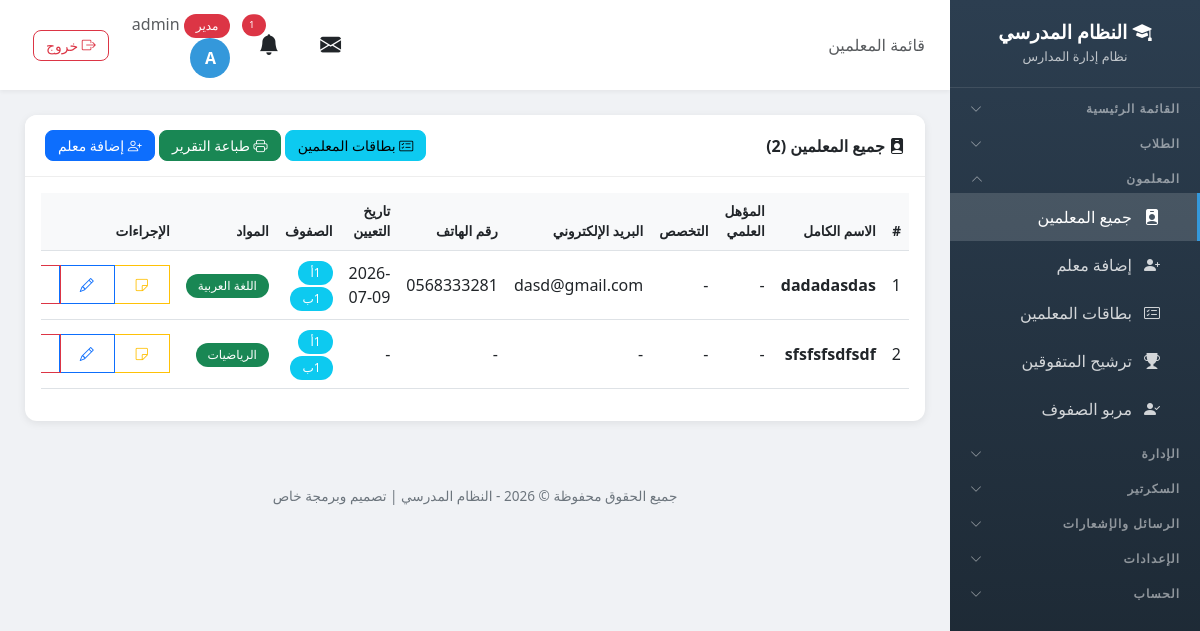
Before: /teachers/ (signed in) with the older database file.
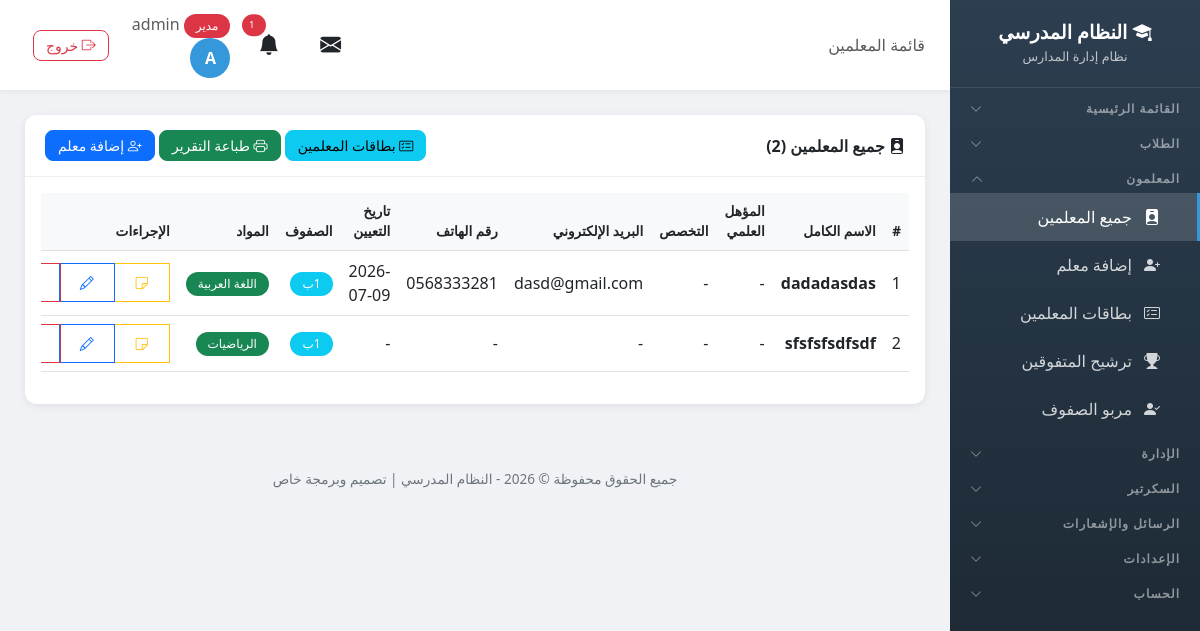
After: the same page with the newer database file.
### school/models.py (models this page shows, shortened)
class Teacher(models.Model):
    user = models.OneToOneField(User, on_delete=models.CASCADE, related_name='teacher_profile')
    full_name = models.CharField('الاسم الكامل', max_length=200)
    email = models.EmailField('البريد الإلكتروني', blank=True)
    phone = models.CharField('رقم الهاتف', max_length=20, blank=True)
    id_number = models.CharField('رقم الهوية', max_length=50, blank=True, help_text='رقم هوية المعلم الوطني')
    hire_date = models.DateField('تاريخ التعيين', null=True, blank=True)
    birth_date = models.DateField('تاريخ الميلاد', null=True, blank=True)
    qualification = models.CharField('المؤهل العلمي', max_length=200, blank=True, help_text='مثال: بكالوريوس، ماجستير، دكتوراه')
    specialization = models.CharField('التخصص', max_length=200, blank=True, help_text='مثال: رياضيات، فيزياء، لغة عربية')
    classes = models.ManyToManyField(Class, verbose_name='الصفوف', blank=True, related_name='teachers')
    subjects = models.ManyToManyField(Subject, verbose_name='المواد', blank=True, related_name='teachers')
    created_at = models.DateTimeField('تاريخ الإضافة', auto_now_add=True)
    class Meta:
        verbose_name = 'معلم'
        verbose_name_plural = 'المعلمون'

class Class(models.Model):
    name = models.CharField('اسم الصف', max_length=100, unique=True)
    guardian = models.OneToOneField('Teacher', on_delete=models.SET_NULL, null=True, blank=True, related_name='guardian_class', verbose_name='مربي الصف')
    class Meta:
        verbose_name = 'صف'
        verbose_name_plural = 'الصفوف'

class Subject(models.Model):
    name = models.CharField('اسم المادة', max_length=100, unique=True)
    class Meta:
        verbose_name = 'مادة'
        verbose_name_plural = 'المواد'

### school/views.py (the view)
# urls.py: path('teachers/', views.teacher_list, name='teacher_list'),
@login_required
def teacher_list(request):
    if not has_perm(request.user, 'teachers', 'view'):
        messages.error(request, 'ليس لديك صلاحية')
        return redirect('dashboard')
    teachers = Teacher.objects.all().prefetch_related('classes', 'subjects').order_by('full_name')
    return render(request, 'school/teacher_list.html', {'teachers': teachers})

### school/models.py (called while the page is built, shortened)
def has_perm(user, module, action):
    if user.profile.role == 'admin':
        return True

### school/services.py (called while the page is built, shortened)
def send_visit_reminders():
    try:
        tomorrow = date.today() + timedelta(days=1)
        due = VisitProgram.objects.filter(visit_date=tomorrow, reminder_sent=False).select_related('teacher')
        if not due.exists():
            return
    except Exception as e:
        logger.error(f'خطأ في إرسال تذكيرات الزيارات: {e}')

### templates/school/teacher_list.html (shortened to what this page needs)
{% extends 'school/base.html' %}
{% block page_heading %}قائمة المعلمين{% endblock %}
{% block content %}
<div class="card">
    <div class="card-header d-flex justify-content-between align-items-center">
        <span><i class="bi bi-person-badge-fill"></i> جميع المعلمين ({{ teachers.count }})</span>
        <div>
            <a href="{% url 'teacher_cards_report' %}" class="btn btn-info btn-sm"><i class="bi bi-card-checklist"></i> بطاقات المعلمين</a>
            <a href="{% url 'teachers_report' %}" class="btn btn-success btn-sm"><i class="bi bi-printer"></i> طباعة التقرير</a>
            <a href="{% url 'add_teacher' %}" class="btn btn-primary btn-sm"><i class="bi bi-person-plus"></i> إضافة معلم</a>
        </div>
    </div>
    <div class="card-body">
        <div class="table-responsive">
            <table class="table table-hover">
                <thead>
                    <tr>
                        <th>#</th>
                        <th>الاسم الكامل</th>
                        <th>المؤهل العلمي</th>
                        <th>التخصص</th>
                        <th>البريد الإلكتروني</th>
                        <th>رقم الهاتف</th>
                        <th>تاريخ التعيين</th>
                        <th>الصفوف</th>
                        <th>المواد</th>
                        <th>الإجراءات</th>
                    </tr>
                </thead>
                <tbody>
                    {% for teacher in teachers %}
                    <tr>
                        <td>{{ forloop.counter }}</td>
                        <td><strong>{{ teacher.full_name }}</strong></td>
                        <td>{{ teacher.qualification|default:"-" }}</td>
                        <td>{{ teacher.specialization|default:"-" }}</td>
                        <td>{{ teacher.email|default:"-" }}</td>
                        <td>{{ teacher.phone|default:"-" }}</td>
                        <td>{{ teacher.hire_date|date:"Y-m-d"|default:"-" }}</td>
                        <td>
                            {% for c in teacher.classes.all %}
                            <span class="badge bg-info">{{ c.name }}</span>
                            {% empty %}-{% endfor %}
                        </td>
                        <td>
                            {% for s in teacher.subjects.all %}
                            <span class="badge bg-success">{{ s.name }}</span>
                            {% empty %}-{% endfor %}
                        </td>
                        <td>
                            <div class="btn-group btn-group-sm">
                                <a href="{% url 'teacher_notes' teacher.id %}" class="btn btn-outline-warning" title="ملاحظات"><i class="bi bi-sticky"></i></a>
                                <a href="{% url 'edit_teacher' teacher.id %}" class="btn btn-outline-primary" title="تعديل"><i class="bi bi-pencil"></i></a>
                                <a href="{% url 'delete_teacher' teacher.id %}" class="btn btn-outline-danger" title="حذف"></a>
                            </div>
                        </td>
                    </tr>
                    {% endfor %}
                </tbody>
            </table>
        </div>
    </div>
</div>
{% endblock %}

Changed rows visible on the page:
removed Class: name "1أ"
